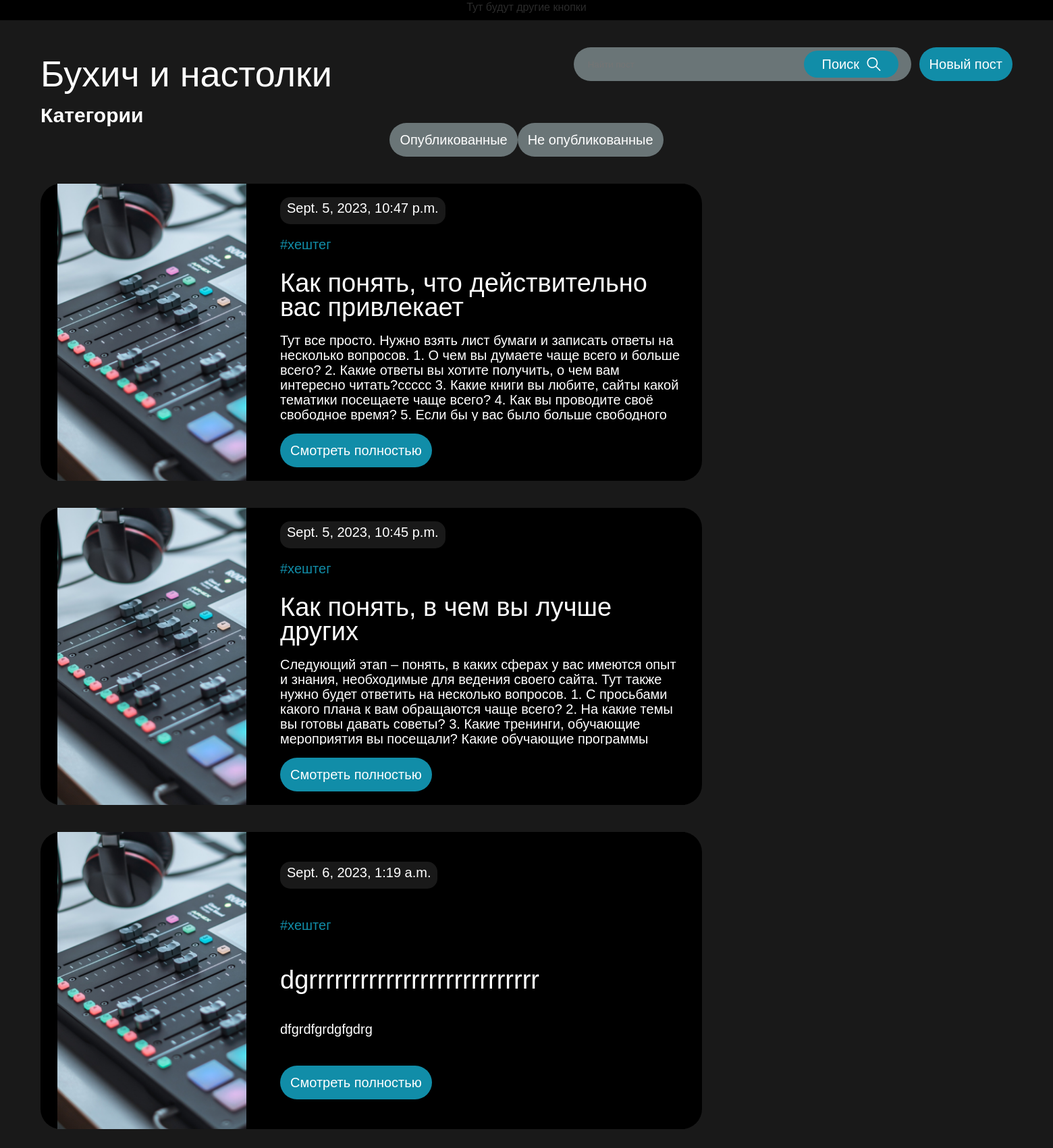
/, run on an earlier commit of the app's database.
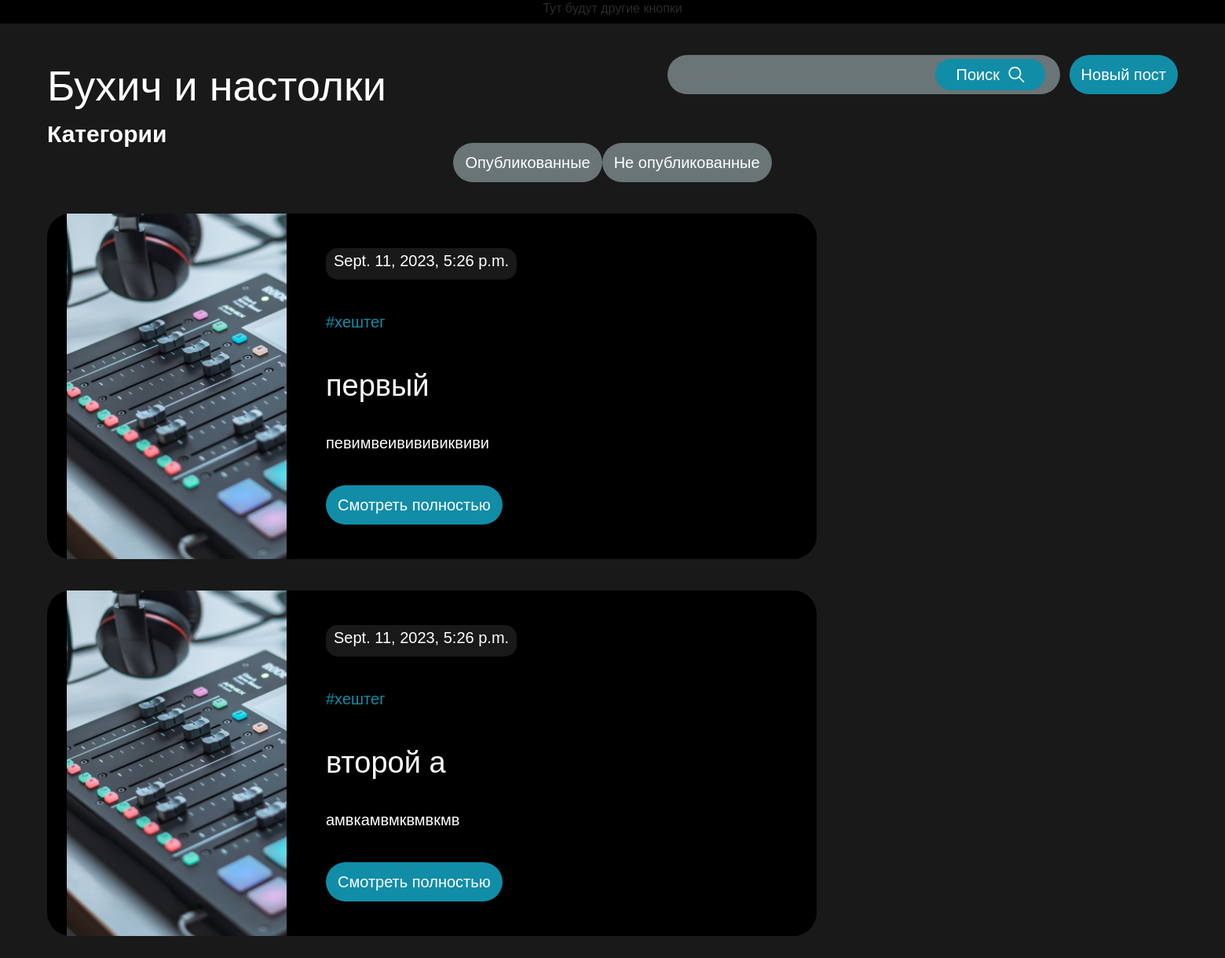
And on a later commit of the database.
### blog/models.py (models this page shows, shortened)
class Post(models.Model):
    title = models.CharField(max_length=100, verbose_name='Тема')
    text = models.TextField(verbose_name='Текст')
    created_date = models.DateTimeField(verbose_name='Дата создания', auto_now_add=True, )
    publish_date = models.DateTimeField(verbose_name='Дата публикации', auto_now_add=True)
    status_published_post = models.BooleanField(default=False, verbose_name='Статус поста')
    category = models.ForeignKey('Category', verbose_name='Категория', blank=True, null=True, on_delete=models.CASCADE)

### blog/views.py (the view)
# urls.py: path('', post_list, name='post_list'),
def post_list(request):
    posts = Post.objects.all().filter(status_published_post=True)
    category = Category.objects.all()
    context = {'items': posts,
               'category': category
               }
    return render(request, 'blog/post_list.html', context)

### blog/templates/blog/post_list.html (shortened to what this page needs)
<!DOCTYPE html>
<html>
<head>
</head>
<body class="blog blog_fonts">
    <header class="header container__padding">
        <nav class="nav">Тут будут другие кнопки</nav>
    </header>
    <main class="main container__width container__padding">
        <section class="page-nav container__block-padding">
            <h1 class="page-header">Бухич и настолки</h1>
            <div class="page-nav_buttons">
                <div class="search">
                    <input type="text" class="search_input" placeholder="Найти пост">
                    <a class="button button__search" href="#search">
                        <div class="search_button-text">Поиск</div>
                    </a>
                </div>
                <a href="{% url 'post_new' %}" class="button button__new-post">Новый пост</a>
            </div>
        </section>
        <h2>Категории</h2>
        <section class="view-post container__block-padding">
            <a href="{% url 'post_list' %}" class="button button__publish">Опубликованные</a>
            <a href="{% url 'post_status' %}" class="button button__publish">Не опубликованные</a>
        </section>
        {% for post in items %}
        <section class="blog-post container__block-padding">
            <img src="../../../source/img/Frame.png" alt="изображение" class="post-image">
            <div class="post-content">
                    <div class="post-date">{{ post.created_date }}</div>
                    <p class="post-hashtag">#хештег</p>
                    <h2 class="post-title">{{ post.title }}</h2>
                    <p class="post-text">{{ post.text }}</p>
                    <a href="{% url 'post_detail' post_pk=post.pk %}" class="button button_open-post">Смотреть полностью</a>
            </div>
        </section>
        {% endfor %}
    </main>
</body>
</html>

What changed in the data, as far as the page shows it:
removed Post: created_date "Sept. 5, 2023, 10:47 p.m.", title "Как понять, что действительно вас привлекает", text "Тут все просто. Нужно взять лист бумаги и записать ответы на несколько вопросов. 1. О чем вы думаете чаще всего и больше всего? 2. Какие ответы вы хотите получить, о чем вам интересно читать?ccccc 3. Какие книги вы любите, сайты какой тематики посещаете чаще всего? 4. Как вы проводите своё свободное время? 5. Если бы у вас было больше свободного…"
removed Post: created_date "Sept. 5, 2023, 10:45 p.m.", title "Как понять, в чем вы лучше других", text "Следующий этап – понять, в каких сферах у вас имеются опыт и знания, необходимые для ведения своего сайта. Тут также нужно будет ответить на несколько вопросов. 1. С просьбами какого плана к вам обращаются чаще всего? 2. На какие темы вы готовы давать советы? 3. Какие тренинги, обучающие мероприятия вы посещали? Какие обучающие программы…"
removed Post: created_date "Sept. 6, 2023, 1:19 a.m.", title "dgrrrrrrrrrrrrrrrrrrrrrrrrrrr", text "dfgrdfgrdgfgdrg"
added Post: created_date "Sept. 11, 2023, 5:26 p.m.", title "первый", text "певимвеивививиквиви"
added Post: created_date "Sept. 11, 2023, 5:26 p.m.", title "второй а", text "амвкамвмквмвкмв"
